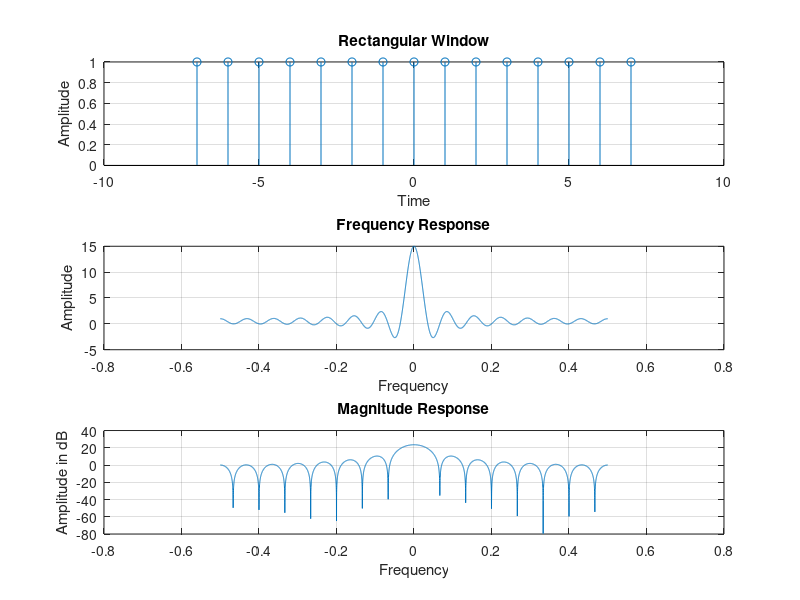

MATLAB code to generate this figure:
% Name: Priyadarshan Ghosh
% Roll no.: 72
clc;
clf;
N = 15;%input("Enter number of points: ");
n = -((N-1)/2) : ((N-1)/2);
W = boxcar(N);
%W = bartlett(N);
subplot(3,1,1);
stem(n,W);
xlabel("Time");
ylabel("Amplitude");
title("Rectangular Window");
grid on;
w = -pi:0.001:pi;
y = freqz(W,1,w);
subplot(3,1,2);
plot(w/(2*pi),y);
xlabel("Frequency");
ylabel("Amplitude");
title("Frequency Response");
grid on;
subplot(3,1,3);
plot(w/(2*pi), 20*log10(abs(y)));
xlabel("Frequency");
ylabel("Amplitude in dB");
title("Magnitude Response");
grid on;